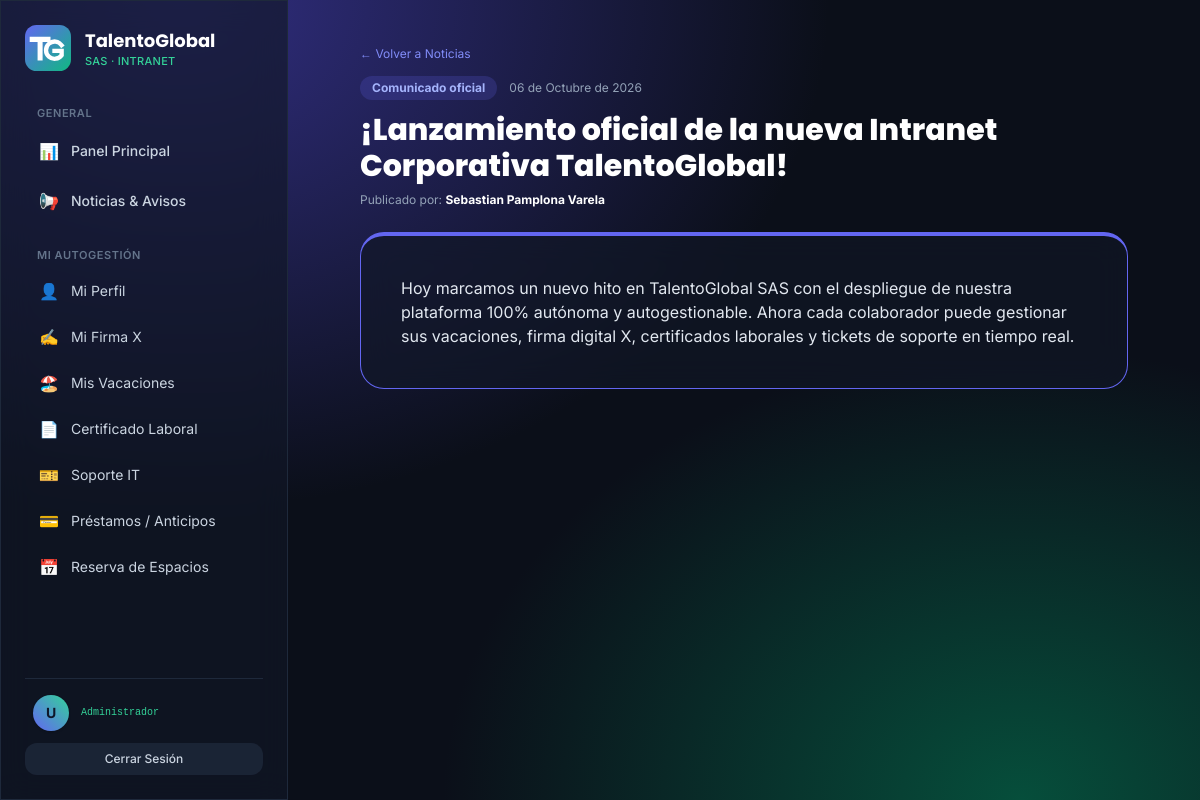
Page /noticias/1/ on the committed database.
### core/models.py (models this page shows, shortened)
class NoticiaCorporativa(models.Model):
    CATEGORIAS = [("COMUNICADO", "Comunicado oficial"), ("AVISO", "Aviso institucional"), ("NOVEDAD", "Novedad")]
    titulo = models.CharField(max_length=160)
    contenido = models.TextField()
    categoria = models.CharField(max_length=12, choices=CATEGORIAS, default="COMUNICADO")
    destacada = models.BooleanField(default=False)
    publicada = models.BooleanField(default=True)
    autor = models.ForeignKey(Empleado, null=True, on_delete=models.SET_NULL, related_name="noticias")
    creada = models.DateTimeField(auto_now_add=True)
    class Meta:
        ordering = ["-destacada", "-creada"]
        verbose_name = "noticia corporativa"

class Empleado(models.Model):
    ROL_ADMIN = "ADMIN"
    ROL_RH = "RH"
    ROL_IT = "IT"
    ROL_FINANZAS = "FINANZAS"
    ROL_OPERACIONES = "OPERACIONES"
    ROL_EMPLEADO = "EMPLEADO"
    ROLES = [
        (ROL_ADMIN, "Superadministrador"),
        (ROL_RH, "Líder de Recursos Humanos"),
        (ROL_IT, "Líder de Tecnología (IT)"),
        (ROL_FINANZAS, "Líder Financiero"),
        (ROL_OPERACIONES, "Líder de Operaciones y Logística"),
        (ROL_EMPLEADO, "Colaborador"),
    ]
    CONTRATOS = [
        ("INDEFINIDO", "Término indefinido"),
        ("FIJO", "Término fijo"),
        ("OBRA", "Obra o labor"),
        ("APRENDIZAJE", "Aprendizaje"),
    ]
    user = models.OneToOneField(User, on_delete=models.CASCADE, related_name="empleado")
    documento = models.CharField("Documento de identidad", max_length=20, unique=True)
    cargo = models.CharField(max_length=120)
    salario_base = models.DecimalField(max_digits=12, decimal_places=2)
    fecha_ingreso = models.DateField()
    tipo_contrato = models.CharField(max_length=20, choices=CONTRATOS, default="INDEFINIDO")
    telefono = models.CharField("Teléfono", max_length=30, blank=True)
    direccion = models.CharField("Dirección", max_length=200, blank=True)
    sede = models.ForeignKey(Sede, on_delete=models.PROTECT, related_name="empleados")
    departamento = models.ForeignKey(
        Departamento, on_delete=models.PROTECT, related_name="empleados"
    )
    rol = models.CharField(max_length=12, choices=ROLES, default=ROL_EMPLEADO)
    activo = models.BooleanField(default=True)
    firma_x = models.TextField("Firma X", blank=True)
    firma_actualizada = models.DateTimeField(null=True, blank=True)
    class Meta:
        ordering = ["user__first_name", "user__last_name"]
    @property
    def nombre_completo(self):
        return self.user.get_full_name() or self.user.username

### core/views.py (the view)
# urls.py: path("noticias/<int:pk>/", v.noticia_detalle, name="noticia_detalle"),
def noticia_detalle(request, pk):
    noticia = get_object_or_404(NoticiaCorporativa.objects.select_related("autor__user"), pk=pk)
    return render(request, "core/noticia_detalle.html", {"noticia": noticia})

### core/context_processors.py (called while the page is built, shortened)
def empresa(request):
    u = request.user
    ctx = {"EMPRESA": settings.EMPRESA}
    return ctx

### templates/core/noticia_detalle.html (shortened to what this page needs)
{% extends "base.html" %}
{% block content %}
<div class="max-w-3xl mx-auto">
  <div class="mb-6">
    <a href="{% url 'noticia_list' %}" class="text-xs text-indigo-400 hover:underline">← Volver a Noticias</a>
    <div class="flex items-center gap-3 mt-3">
      <span class="text-xs font-bold px-3 py-1 rounded-full {% if noticia.categoria == 'COMUNICADO' %}bg-indigo-500/20 text-indigo-300{% elif noticia.categoria == 'AVISO' %}bg-amber-500/20 text-amber-300{% else %}bg-emerald-500/20 text-emerald-300{% endif %}">
        {{ noticia.get_categoria_display }}
      </span>
      <span class="text-xs text-slate-400">{{ noticia.creada|date:"d \d\e F \d\e Y" }}</span>
    </div>
    <h1 class="font-display text-2xl sm:text-3xl font-extrabold text-white mt-3">{{ noticia.titulo }}</h1>
    <p class="text-xs text-slate-400 mt-2">Publicado por: <strong class="text-white">{{ noticia.autor.nombre_completo|default:"Comité Corporativo" }}</strong></p>
  </div>
  <article class="glass rounded-3xl p-6 sm:p-10 text-sm sm:text-base text-slate-200 leading-relaxed border-t-4 border-indigo-500 space-y-4">
    {{ noticia.contenido|linebreaks }}
  </article>
</div>
{% endblock %}

### templates/base.html (style rules this page uses)
body { background: radial-gradient(ellipse at 15% 0%, #312e81 0%, transparent 45%), radial-gradient(ellipse at 85% 100%, #064e3b 0%, transparent 40%), #0b0f19; background-attachment: fixed; }
.glass { background: rgba(17, 24, 39, 0.65); backdrop-filter: blur(16px); -webkit-backdrop-filter: blur(16px); border: 1px solid rgba(255, 255, 255, 0.08); }

### rows in the picture
NoticiaCorporativa: categoria "Comunicado oficial", creada "06 de Octubre de 2026", titulo "¡Lanzamiento oficial de la nueva Intranet Corporativa TalentoGlobal!", autor.nombre_completo "Sebastian Pamplona Varela", contenido "Hoy marcamos un nuevo hito en TalentoGlobal SAS con el despliegue de nuestra plataforma 100% autónoma y autogestionable. Ahora cada colaborador puede gestionar sus vacaciones, firma digital X, certificados laborales y tickets de soporte en tiempo real."

### other values in the picture
{{ request.user.first_name|first|default:"U" }} "U"
{{ request.user.empleado.cargo|default:"Administrador" }} "Administrador"
